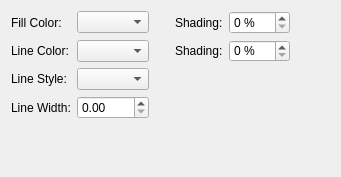
     <widget class="QWidget" name="tabWidgetPage2">
      <attribute name="title">
       <string>Shapes</string>
      </attribute>
      <layout class="QFormLayout" name="formLayout">
       <item row="1" column="0">
        <spacer name="verticalSpacer_8">
         <property name="orientation">
          <enum>Qt::Orientation::Vertical</enum>
         </property>
         <property name="sizeHint" stdset="0">
          <size>
           <width>20</width>
           <height>40</height>
          </size>
         </property>
        </spacer>
       </item>
       <item row="0" column="0" colspan="2">
        <layout class="QGridLayout" name="gridLayout_9">
         <item row="0" column="3">
          <widget class="QLabel" name="shapeFillColorShadingLabel">
           <property name="text">
            <string>Shading:</string>
           </property>
          </widget>
         </item>
         <item row="1" column="0">
          <widget class="QLabel" name="shapeLineColorLabel">
           <property name="text">
            <string>Line Color:</string>
           </property>
          </widget>
         </item>
         <item row="0" column="4">
          <widget class="QSpinBox" name="shapeFrameFillShadingSpinBox">
           <property name="suffix">
            <string> %</string>
           </property>
           <property name="maximum">
            <number>100</number>
           </property>
          </widget>
         </item>
         <item row="2" column="0">
          <widget class="QLabel" name="shapeLineStyleLabel">
           <property name="text">
            <string>Line Style:</string>
           </property>
          </widget>
         </item>
         <item row="3" column="0">
          <widget class="QLabel" name="shapeLineWidthLabel">
           <property name="text">
            <string>Line Width:</string>
           </property>
          </widget>
         </item>
         <item row="1" column="3">
          <widget class="QLabel" name="shapeLineColorShadingLabel">
           <property name="sizePolicy">
            <sizepolicy hsizetype="Preferred" vsizetype="Preferred">
             <horstretch>0</horstretch>
             <verstretch>0</verstretch>
            </sizepolicy>
           </property>
           <property name="text">
            <string>Shading:</string>
           </property>
          </widget>
         </item>
         <item row="1" column="1">
          <widget class="ColorCombo" name="shapeFrameLineColorComboBox">
           <property name="sizePolicy">
            <sizepolicy hsizetype="MinimumExpanding" vsizetype="Fixed">
             <horstretch>0</horstretch>
             <verstretch>0</verstretch>
            </sizepolicy>
           </property>
          </widget>
         </item>
         <item row="1" column="4">
          <widget class="QSpinBox" name="shapeFrameLineShadingSpinBox">
           <property name="suffix">
            <string> %</string>
           </property>
           <property name="maximum">
            <number>100</number>
           </property>
          </widget>
         </item>
         <item row="0" column="2" rowspan="4">
          <spacer name="horizontalSpacer_5">
           <property name="orientation">
            <enum>Qt::Orientation::Horizontal</enum>
           </property>
           <property name="sizeType">
            <enum>QSizePolicy::Policy::Fixed</enum>
           </property>
           <property name="sizeHint" stdset="0">
            <size>
             <width>20</width>
             <height>20</height>
            </size>
           </property>
          </spacer>
         </item>
         <item row="2" column="1">
          <widget class="LineCombo" name="shapeFrameLineStyleComboBox">
           <property name="sizePolicy">
            <sizepolicy hsizetype="MinimumExpanding" vsizetype="Fixed">
             <horstretch>0</horstretch>
             <verstretch>0</verstretch>
            </sizepolicy>
           </property>
          </widget>
         </item>
         <item row="0" column="1">
          <widget class="ColorCombo" name="shapeFrameFillColorComboBox">
           <property name="sizePolicy">
            <sizepolicy hsizetype="MinimumExpanding" vsizetype="Fixed">
             <horstretch>0</horstretch>
             <verstretch>0</verstretch>
            </sizepolicy>
           </property>
          </widget>
         </item>
         <item row="0" column="0">
          <widget class="QLabel" name="shapeFillColorLabel">
           <property name="text">
            <string>Fill Color:</string>
           </property>
          </widget>
         </item>
         <item row="3" column="1">
          <widget class="ScrSpinBox" name="shapeLineWidthSpinBox"/>
         </item>
         <item row="0" column="5">
          <spacer name="horizontalSpacer_6">
           <property name="orientation">
            <enum>Qt::Orientation::Horizontal</enum>
           </property>
           <property name="sizeHint" stdset="0">
            <size>
             <width>40</width>
             <height>20</height>
            </size>
           </property>
          </spacer>
         </item>
        </layout>
       </item>
      </layout>
     </widget>
